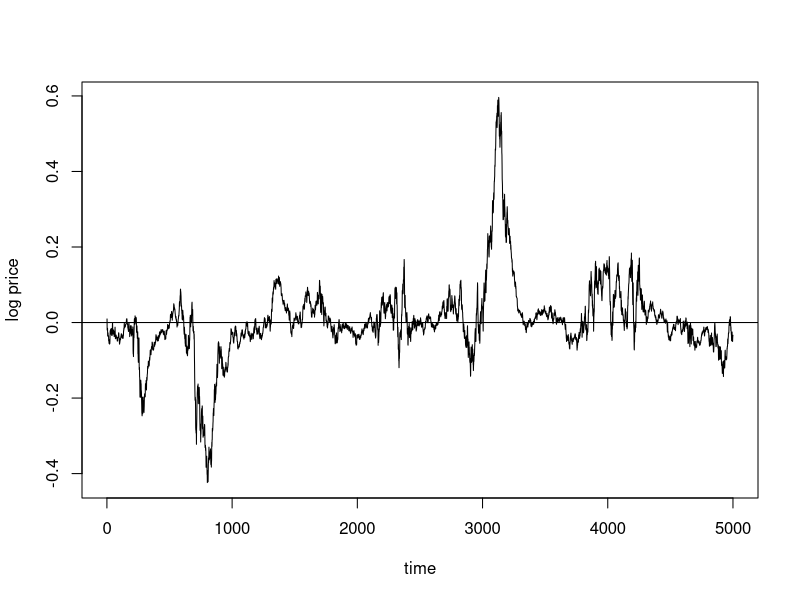
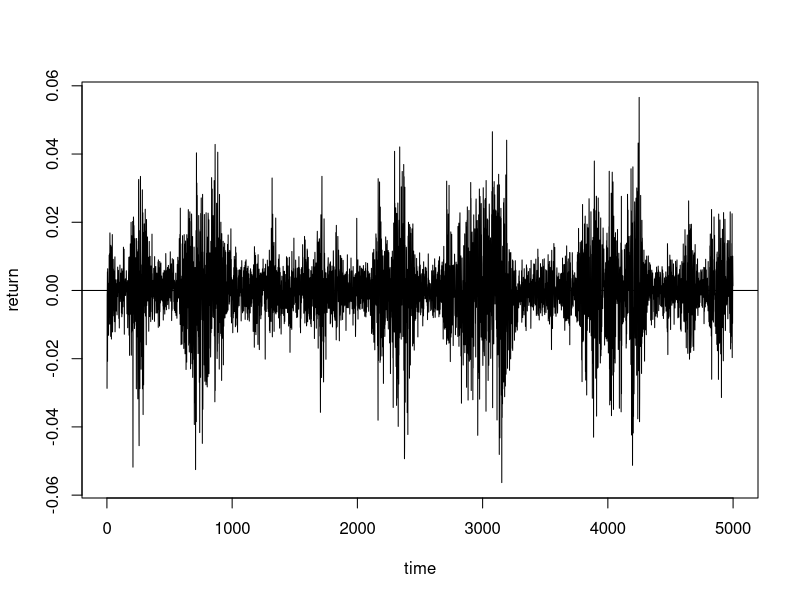
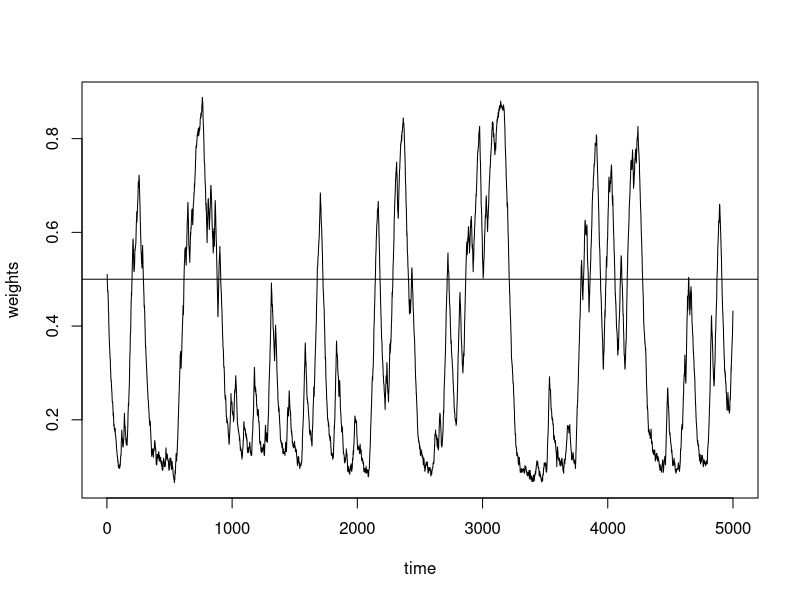
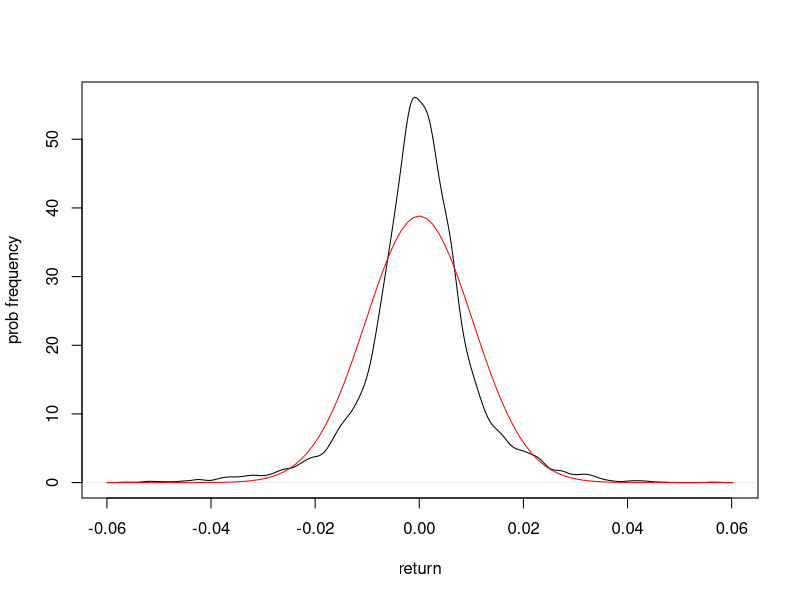
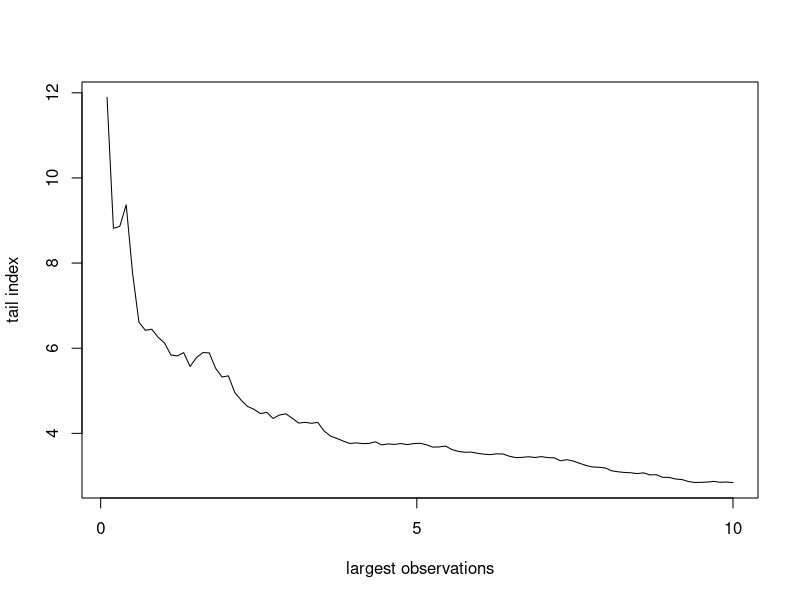
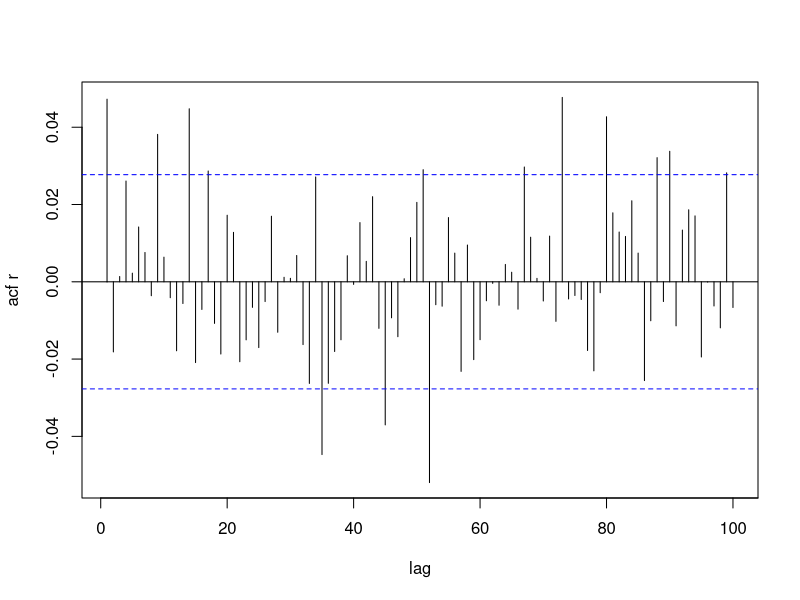
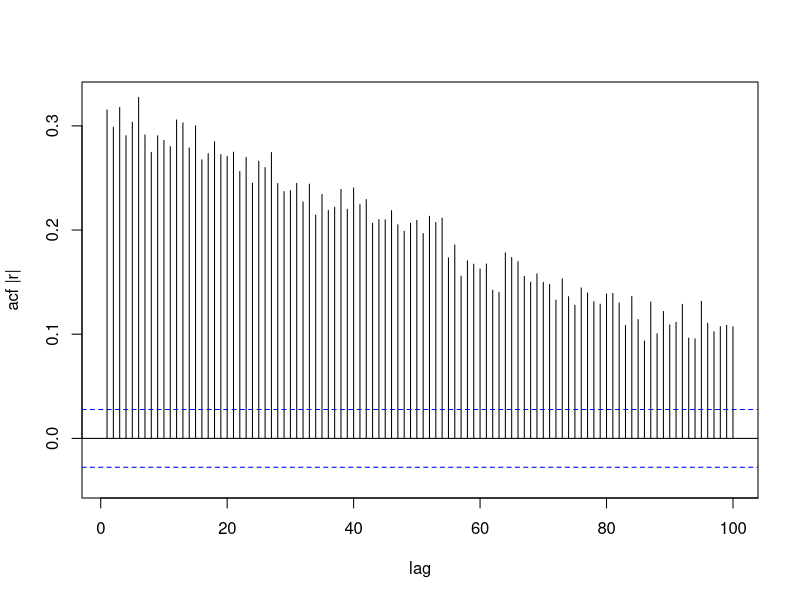

The R source for these figures, in order:
#####################################################################################################
## See accompanying blog post:                                                                     ##
## https://blog.ephorie.de/can-a-simple-multi-agent-model-replicate-complex-stock-market-behaviour ##
#####################################################################################################

# For reproducibility
set.seed(2718)

# Initialize no. of trading days (5000 days -> about 20 years)
N <- 5000

# Initialize no. of traders
trader_count <- 500

traders <- data.frame(
  indicator = rep(1, trader_count),
  behavior = runif(trader_count),  # Random uniform values between 0 and 1
  color = rep(NA, trader_count)
)

# Set behavior and color based on random value
traders$behavior <- ifelse(traders$behavior < 0.5, 0, 1)
traders$color <- ifelse(traders$behavior == 0, "black", "yellow")

# Define global variables
global_vars <- list("log_price" = 0,
                    "last_price" = 0,
                    "return" = 0,
                    "F" = 0,
                    "orders_by_technical_rules" = 0,
                    "orders_by_fundamental_rules" = 0,
                    "orders_by_technical_rules2" = 0,
                    "orders_by_fundamental_rules2" = 0,
                    "orders_by_technical_rules3" = 0,
                    "orders_by_fundamental_rules3" = 0,
                    "weight_technical_traders" = 0,
                    "weight_fundamental_traders" = 0,
                    "fitness_technical_rules" = 0,
                    "fitness_fundamental_rules" = 0,
                    "fitness_technical_rules2" = 0,
                    "fitness_fundamental_rules2" = 0,
                    "K" = sum(traders$indicator[traders$behavior == 1]),
                    "K2" = 0,
                    "N" = sum(traders$indicator),
                    "alpha" = 0,
                    "beta" = 0,
                    "gamma" = 0,
                    "agent2_behavior" = 0,
                    "talks_done" = 0,
                    "probab_change_tech_fund" = 0,
                    "probab_change_fund_tech" = 0,
                    "transition_prob_tech_plus" = 0,
                    "transition_prob_tech_minus" = 0,
                    "transition_prob" = 0,
                    "random_no" = 0,
                    "a" = 1,
                    "b" = 0.05,
                    "c" = 0.02,
                    "d" = 0.95,
                    "epsilon" = 0.10,
                    "lambda" = 0.45,
                    "sigma_alfa" = 0.0025,
                    "sigma_beta" = 0.025,
                    "sigma_gamma" = 0.0025,
                    "talks_total" = 20)

# Define performance metrics
performance <- list("returns" = c(),
                    "log_prices" = c(),
                    "weights_technical_traders" = c())

# Define function for agent interaction
agent_talk_and_decision <- function(traders, global_vars) {
  
  talks_done <- 0
  
  while (global_vars$talks_total >= talks_done) {
    random_no <- runif(1, 0, 1)
    
    if (random_no < global_vars$transition_prob) {
      talks_done <- talks_done + 1
    } else {
      if (random_no >= global_vars$transition_prob && random_no < (global_vars$transition_prob + global_vars$transition_prob_tech_plus)) {
        patch_to_change <- sample(which(traders$behavior == 0), 1)
        traders$behavior[patch_to_change] <- 1
        traders$color[patch_to_change] <- "yellow"
        talks_done <- talks_done + 1
      } else {
        patch_to_change <- sample(which(traders$behavior == 1), 1)
        traders$behavior[patch_to_change] <- 0
        traders$color[patch_to_change] <- "black"
        talks_done <- talks_done + 1
      }
    }
  }
  
  list(traders = traders, global_vars = global_vars)
}

# Define function for market mechanism
market_clearing <- function(traders, global_vars) {
  global_vars$alpha <- rnorm(1, 0, global_vars$sigma_alfa)
  global_vars$beta <- rnorm(1, 0, global_vars$sigma_beta)
  global_vars$gamma <- rnorm(1, 0, global_vars$sigma_gamma)
  
  # updating order variables
  global_vars$orders_by_technical_rules3 <- global_vars$orders_by_technical_rules2
  global_vars$orders_by_technical_rules2 <- global_vars$orders_by_technical_rules
  global_vars$orders_by_technical_rules <- global_vars$b * (global_vars$log_price - global_vars$last_price) + global_vars$beta
  
  global_vars$orders_by_fundamental_rules3 <- global_vars$orders_by_fundamental_rules2
  global_vars$orders_by_fundamental_rules2 <- global_vars$orders_by_fundamental_rules
  global_vars$orders_by_fundamental_rules <- global_vars$c * (global_vars$F - global_vars$log_price) + global_vars$gamma
  
  # updating weights
  global_vars$K2 <- global_vars$K
  global_vars$K <- sum(traders$indicator[traders$behavior == 1])
  global_vars$weight_technical_traders <- global_vars$K / global_vars$N
  global_vars$weight_fundamental_traders <- (global_vars$N - global_vars$K) / global_vars$N
  
  # updating price
  global_vars$last_price <- global_vars$log_price
  global_vars$log_price <- global_vars$last_price + global_vars$a * (global_vars$orders_by_technical_rules * global_vars$weight_technical_traders + 
                                                                       global_vars$orders_by_fundamental_rules * global_vars$weight_fundamental_traders) + global_vars$alpha
  
  # calculating return
  if (global_vars$last_price == 0) {
    global_vars$return <- 0.0
  } else {
    global_vars$return <- global_vars$log_price - global_vars$last_price
  }
  
  # fitness rule calculations
  global_vars$fitness_technical_rules2 <- global_vars$fitness_technical_rules
  global_vars$fitness_fundamental_rules2 <- global_vars$fitness_fundamental_rules
  global_vars$fitness_technical_rules <- ((exp(global_vars$log_price) - exp(global_vars$last_price)) * global_vars$orders_by_technical_rules3 + global_vars$d * global_vars$fitness_technical_rules2)
  global_vars$fitness_fundamental_rules <- ((exp(global_vars$log_price) - exp(global_vars$last_price)) * global_vars$orders_by_fundamental_rules3 + global_vars$d * global_vars$fitness_fundamental_rules2)
  
  # probabilities that agents change their opinion and use different rules
  if (global_vars$fitness_technical_rules > global_vars$fitness_fundamental_rules) {
    global_vars$probab_change_fund_tech <- (0.5 + global_vars$lambda)
    global_vars$probab_change_tech_fund <- (0.5 - global_vars$lambda)
  } else {
    global_vars$probab_change_fund_tech <- (0.5 - global_vars$lambda)
    global_vars$probab_change_tech_fund <- (0.5 + global_vars$lambda)
  }
  
  # transition probabilities
  global_vars$transition_prob_tech_plus <- ((global_vars$N - global_vars$K2) / global_vars$N) * (global_vars$epsilon + global_vars$probab_change_fund_tech * (global_vars$K2 / (global_vars$N - 1)))
  global_vars$transition_prob_tech_minus <- (global_vars$K2 / global_vars$N) * (global_vars$epsilon + global_vars$probab_change_tech_fund * ((global_vars$N - global_vars$K2) / (global_vars$N - 1)))
  global_vars$transition_prob <- 1 - global_vars$transition_prob_tech_plus - global_vars$transition_prob_tech_minus
  
  list(traders = traders, global_vars = global_vars)
}

# Define function for storing performance metrics
do_report <- function(global_vars, performance) {
  performance$returns <- c(performance$returns, global_vars$return)
  performance$log_prices <- c(performance$log_prices, global_vars$log_price)
  performance$weights_technical_traders <- c(performance$weights_technical_traders, global_vars$weight_technical_traders)
  performance
}

# Run the simulation
start.time <- Sys.time()
for(ticks in 1:N) {
  if (ticks > 2) {
    results <- agent_talk_and_decision(traders, global_vars)
    traders <- results$traders
    global_vars <- results$global_vars
  }
  
  results <- market_clearing(traders, global_vars)
  traders <- results$traders
  global_vars <- results$global_vars
  
  performance <- do_report(global_vars, performance)
}
Sys.time() - start.time

returns <- performance$returns[-1]
logprices <- performance$log_prices
weights <- performance$weights_technical_traders

# Plot results
library(forecast)
library(laeken)

tailindex <- function(data) {
  len <- length(data)
  pc <- seq(5, len/10, 5)
  plot_data <- sapply(pc, thetaHill, x = data)
  plot(plot_data,type = "l", main = "", ylab = "tail index", xlab = "largest observations", xaxt = "n")
  axis(1, at = c(0, length(plot_data)/2, length(plot_data)), labels = c(0, 5, 10))
  paste("Tailindex at 5%:", round(thetaHill(data, len/20), 1))
}

plot(logprices, ylab = "log price", xlab = "time", type = "l")
abline(h = 0)

plot(returns, ylab = "return", xlab = "time", type = "l")
abline(h = 0)

plot(weights, ylab = "weights", xlab = "time", type = "l")
abline(h = 0.5)

plot(density(returns), main = "", ylab = "prob frequency", xlab = "return")
curve(dnorm(x, mean(returns), sd(returns)), col = "red", add = TRUE)
tailindex(abs(returns))

Acf(returns, lag.max = 100, main = "", ylab = "acf r", xlab = "lag")

Acf(abs(returns), lag.max = 100, main = "", ylab = "acf |r|", xlab = "lag")
